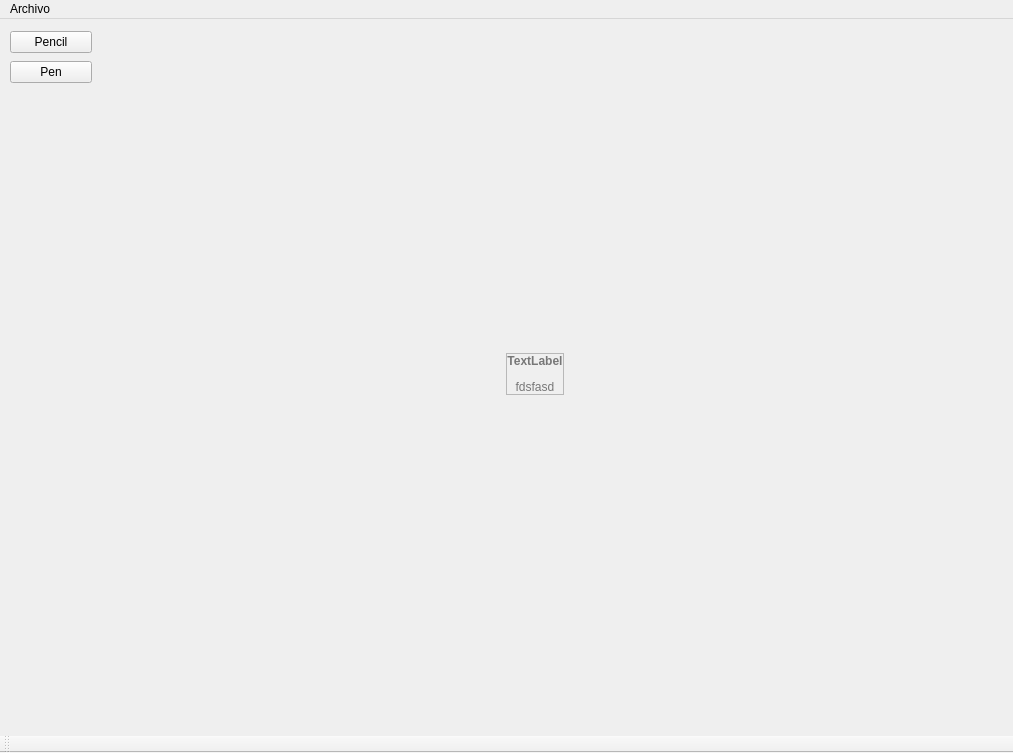
<?xml version="1.0" encoding="UTF-8"?>
<ui version="4.0">
 <class>MainWindow</class>
 <widget class="QMainWindow" name="MainWindow">
  <property name="enabled">
   <bool>true</bool>
  </property>
  <property name="geometry">
   <rect>
    <x>0</x>
    <y>0</y>
    <width>1013</width>
    <height>753</height>
   </rect>
  </property>
  <property name="palette">
   <palette>
    <active>
     <colorrole role="WindowText">
      <brush brushstyle="SolidPattern">
       <color alpha="255">
        <red>0</red>
        <green>0</green>
        <blue>0</blue>
       </color>
      </brush>
     </colorrole>
     <colorrole role="Button">
      <brush brushstyle="SolidPattern">
       <color alpha="255">
        <red>239</red>
        <green>239</green>
        <blue>239</blue>
       </color>
      </brush>
     </colorrole>
     <colorrole role="Light">
      <brush brushstyle="SolidPattern">
       <color alpha="255">
        <red>255</red>
        <green>255</green>
        <blue>255</blue>
       </color>
      </brush>
     </colorrole>
     <colorrole role="Midlight">
      <brush brushstyle="SolidPattern">
       <color alpha="255">
        <red>247</red>
        <green>247</green>
        <blue>247</blue>
       </color>
      </brush>
     </colorrole>
     <colorrole role="Dark">
      <brush brushstyle="SolidPattern">
       <color alpha="255">
        <red>119</red>
        <green>119</green>
        <blue>119</blue>
       </color>
      </brush>
     </colorrole>
     <colorrole role="Mid">
      <brush brushstyle="SolidPattern">
       <color alpha="255">
        <red>159</red>
        <green>159</green>
        <blue>159</blue>
       </color>
      </brush>
     </colorrole>
     <colorrole role="Text">
      <brush brushstyle="SolidPattern">
       <color alpha="255">
        <red>0</red>
        <green>0</green>
        <blue>0</blue>
       </color>
      </brush>
     </colorrole>
     <colorrole role="BrightText">
      <brush brushstyle="SolidPattern">
       <color alpha="255">
        <red>255</red>
        <green>255</green>
        <blue>255</blue>
       </color>
      </brush>
     </colorrole>
     <colorrole role="ButtonText">
      <brush brushstyle="SolidPattern">
       <color alpha="255">
        <red>0</red>
        <green>0</green>
        <blue>0</blue>
       </color>
      </brush>
     </colorrole>
     <colorrole role="Base">
      <brush brushstyle="SolidPattern">
       <color alpha="255">
        <red>255</red>
        <green>255</green>
        <blue>255</blue>
       </color>
      </brush>
     </colorrole>
     <colorrole role="Window">
      <brush brushstyle="SolidPattern">
       <color alpha="255">
        <red>239</red>
        <green>239</green>
        <blue>239</blue>
       </color>
      </brush>
     </colorrole>
     <colorrole role="Shadow">
      <brush brushstyle="SolidPattern">
       <color alpha="255">
        <red>0</red>
        <green>0</green>
        <blue>0</blue>
       </color>
      </brush>
     </colorrole>
     <colorrole role="AlternateBase">
      <brush brushstyle="SolidPattern">
       <color alpha="255">
        <red>247</red>
        <green>247</green>
        <blue>247</blue>
       </color>
      </brush>
     </colorrole>
     <colorrole role="ToolTipBase">
      <brush brushstyle="SolidPattern">
       <color alpha="255">
        <red>255</red>
        <green>255</green>
        <blue>220</blue>
       </color>
      </brush>
     </colorrole>
     <colorrole role="ToolTipText">
      <brush brushstyle="SolidPattern">
       <color alpha="255">
        <red>0</red>
        <green>0</green>
        <blue>0</blue>
       </color>
      </brush>
     </colorrole>
    </active>
    <inactive>
     <colorrole role="WindowText">
      <brush brushstyle="SolidPattern">
       <color alpha="255">
        <red>0</red>
        <green>0</green>
        <blue>0</blue>
       </color>
      </brush>
     </colorrole>
     <colorrole role="Button">
      <brush brushstyle="SolidPattern">
       <color alpha="255">
        <red>239</red>
        <green>239</green>
        <blue>239</blue>
       </color>
      </brush>
     </colorrole>
     <colorrole role="Light">
      <brush brushstyle="SolidPattern">
       <color alpha="255">
        <red>255</red>
        <green>255</green>
        <blue>255</blue>
       </color>
      </brush>
     </colorrole>
     <colorrole role="Midlight">
      <brush brushstyle="SolidPattern">
       <color alpha="255">
        <red>202</red>
        <green>202</green>
        <blue>202</blue>
       </color>
      </brush>
     </colorrole>
     <colorrole role="Dark">
      <brush brushstyle="SolidPattern">
       <color alpha="255">
        <red>159</red>
        <green>159</green>
        <blue>159</blue>
       </color>
      </brush>
     </colorrole>
     <colorrole role="Mid">
      <brush brushstyle="SolidPattern">
       <color alpha="255">
        <red>184</red>
        <green>184</green>
        <blue>184</blue>
       </color>
      </brush>
     </colorrole>
     <colorrole role="Text">
      <brush brushstyle="SolidPattern">
       <color alpha="255">
        <red>0</red>
        <green>0</green>
        <blue>0</blue>
       </color>
      </brush>
     </colorrole>
     <colorrole role="BrightText">
      <brush brushstyle="SolidPattern">
       <color alpha="255">
        <red>255</red>
        <green>255</green>
        <blue>255</blue>
       </color>
      </brush>
     </colorrole>
     <colorrole role="ButtonText">
      <brush brushstyle="SolidPattern">
       <color alpha="255">
        <red>0</red>
        <green>0</green>
        <blue>0</blue>
       </color>
      </brush>
     </colorrole>
     <colorrole role="Base">
      <brush brushstyle="SolidPattern">
       <color alpha="255">
        <red>255</red>
        <green>255</green>
        <blue>255</blue>
       </color>
      </brush>
     </colorrole>
     <colorrole role="Window">
      <brush brushstyle="SolidPattern">
       <color alpha="255">
        <red>239</red>
        <green>239</green>
        <blue>239</blue>
       </color>
      </brush>
     </colorrole>
     <colorrole role="Shadow">
      <brush brushstyle="SolidPattern">
       <color alpha="255">
        <red>118</red>
        <green>118</green>
        <blue>118</blue>
       </color>
      </brush>
     </colorrole>
     <colorrole role="AlternateBase">
      <brush brushstyle="SolidPattern">
       <color alpha="255">
        <red>247</red>
        <green>247</green>
        <blue>247</blue>
       </color>
      </brush>
     </colorrole>
     <colorrole role="ToolTipBase">
      <brush brushstyle="SolidPattern">
       <color alpha="255">
        <red>255</red>
        <green>255</green>
        <blue>220</blue>
       </color>
      </brush>
     </colorrole>
     <colorrole role="ToolTipText">
      <brush brushstyle="SolidPattern">
       <color alpha="255">
        <red>0</red>
        <green>0</green>
        <blue>0</blue>
       </color>
      </brush>
     </colorrole>
    </inactive>
    <disabled>
     <colorrole role="WindowText">
      <brush brushstyle="SolidPattern">
       <color alpha="255">
        <red>119</red>
        <green>119</green>
        <blue>119</blue>
       </color>
      </brush>
     </colorrole>
     <colorrole role="Button">
      <brush brushstyle="SolidPattern">
       <color alpha="255">
        <red>239</red>
        <green>239</green>
        <blue>239</blue>
       </color>
      </brush>
     </colorrole>
     <colorrole role="Light">
      <brush brushstyle="SolidPattern">
       <color alpha="255">
        <red>255</red>
        <green>255</green>
        <blue>255</blue>
       </color>
      </brush>
     </colorrole>
     <colorrole role="Midlight">
      <brush brushstyle="SolidPattern">
       <color alpha="255">
        <red>247</red>
        <green>247</green>
        <blue>247</blue>
       </color>
      </brush>
     </colorrole>
     <colorrole role="Dark">
      <brush brushstyle="SolidPattern">
       <color alpha="255">
        <red>119</red>
        <green>119</green>
        <blue>119</blue>
       </color>
      </brush>
     </colorrole>
     <colorrole role="Mid">
      <brush brushstyle="SolidPattern">
       <color alpha="255">
        <red>159</red>
        <green>159</green>
        <blue>159</blue>
       </color>
      </brush>
     </colorrole>
     <colorrole role="Text">
      <brush brushstyle="SolidPattern">
       <color alpha="255">
        <red>119</red>
        <green>119</green>
        <blue>119</blue>
       </color>
      </brush>
     </colorrole>
     <colorrole role="BrightText">
      <brush brushstyle="SolidPattern">
       <color alpha="255">
        <red>255</red>
        <green>255</green>
        <blue>255</blue>
       </color>
      </brush>
     </colorrole>
     <colorrole role="ButtonText">
      <brush brushstyle="SolidPattern">
       <color alpha="255">
        <red>119</red>
        <green>119</green>
        <blue>119</blue>
       </color>
      </brush>
     </colorrole>
     <colorrole role="Base">
      <brush brushstyle="SolidPattern">
       <color alpha="255">
        <red>239</red>
        <green>239</green>
        <blue>239</blue>
       </color>
      </brush>
     </colorrole>
     <colorrole role="Window">
      <brush brushstyle="SolidPattern">
       <color alpha="255">
        <red>239</red>
        <green>239</green>
        <blue>239</blue>
       </color>
      </brush>
     </colorrole>
     <colorrole role="Shadow">
      <brush brushstyle="SolidPattern">
       <color alpha="255">
        <red>177</red>
        <green>177</green>
        <blue>177</blue>
       </color>
      </brush>
     </colorrole>
     <colorrole role="AlternateBase">
      <brush brushstyle="SolidPattern">
       <color alpha="255">
        <red>247</red>
        <green>247</green>
        <blue>247</blue>
       </color>
      </brush>
     </colorrole>
     <colorrole role="ToolTipBase">
      <brush brushstyle="SolidPattern">
       <color alpha="255">
        <red>255</red>
        <green>255</green>
        <blue>220</blue>
       </color>
      </brush>
     </colorrole>
     <colorrole role="ToolTipText">
      <brush brushstyle="SolidPattern">
       <color alpha="255">
        <red>0</red>
        <green>0</green>
        <blue>0</blue>
       </color>
      </brush>
     </colorrole>
    </disabled>
   </palette>
  </property>
  <property name="windowTitle">
   <string>Paint++</string>
  </property>
  <widget class="QWidget" name="centralwidget">
   <widget class="QWidget" name="gridLayoutWidget">
    <property name="geometry">
     <rect>
      <x>70</x>
      <y>10</y>
      <width>931</width>
      <height>691</height>
     </rect>
    </property>
    <layout class="QGridLayout" name="gridLayout">
     <item row="0" column="0" alignment="Qt::AlignHCenter|Qt::AlignVCenter">
      <widget class="canvasImage" name="canvasLabel">
       <property name="enabled">
        <bool>false</bool>
       </property>
       <property name="cursor">
        <cursorShape>CrossCursor</cursorShape>
       </property>
       <property name="frameShape">
        <enum>QFrame::StyledPanel</enum>
       </property>
       <property name="text">
        <string>&lt;html&gt;&lt;head/&gt;&lt;body&gt;&lt;p&gt;&lt;span style=&quot; font-weight:700;&quot;&gt;TextLabel&lt;/span&gt;&lt;/p&gt;&lt;p&gt;fdsfasd&lt;/p&gt;&lt;/body&gt;&lt;/html&gt;</string>
       </property>
       <property name="scaledContents">
        <bool>true</bool>
       </property>
       <property name="alignment">
        <set>Qt::AlignCenter</set>
       </property>
      </widget>
     </item>
    </layout>
   </widget>
   <widget class="QWidget" name="gridLayoutWidget_2">
    <property name="geometry">
     <rect>
      <x>10</x>
      <y>10</y>
      <width>82</width>
      <height>58</height>
     </rect>
    </property>
    <layout class="QGridLayout" name="gridLayout_2">
     <item row="0" column="1">
      <widget class="QPushButton" name="pushButton">
       <property name="text">
        <string>Pencil</string>
       </property>
      </widget>
     </item>
     <item row="1" column="1">
      <widget class="QPushButton" name="pushButton_2">
       <property name="text">
        <string>Pen</string>
       </property>
      </widget>
     </item>
    </layout>
   </widget>
  </widget>
  <widget class="QMenuBar" name="menubar">
   <property name="geometry">
    <rect>
     <x>0</x>
     <y>0</y>
     <width>1013</width>
     <height>22</height>
    </rect>
   </property>
   <widget class="QMenu" name="menuArchivo">
    <property name="title">
     <string>Archivo</string>
    </property>
    <addaction name="separator"/>
    <addaction name="actionNuevo"/>
   </widget>
   <addaction name="menuArchivo"/>
  </widget>
  <widget class="QToolBar" name="toolBar">
   <property name="windowTitle">
    <string>toolBar</string>
   </property>
   <attribute name="toolBarArea">
    <enum>BottomToolBarArea</enum>
   </attribute>
   <attribute name="toolBarBreak">
    <bool>false</bool>
   </attribute>
  </widget>
  <action name="actionNuevo">
   <property name="text">
    <string>Nuevo...</string>
   </property>
  </action>
 </widget>
 <customwidgets>
  <customwidget>
   <class>canvasImage</class>
   <extends>QLabel</extends>
   <header location="global">canvasimage.h</header>
  </customwidget>
 </customwidgets>
 <resources/>
 <connections/>
</ui>
